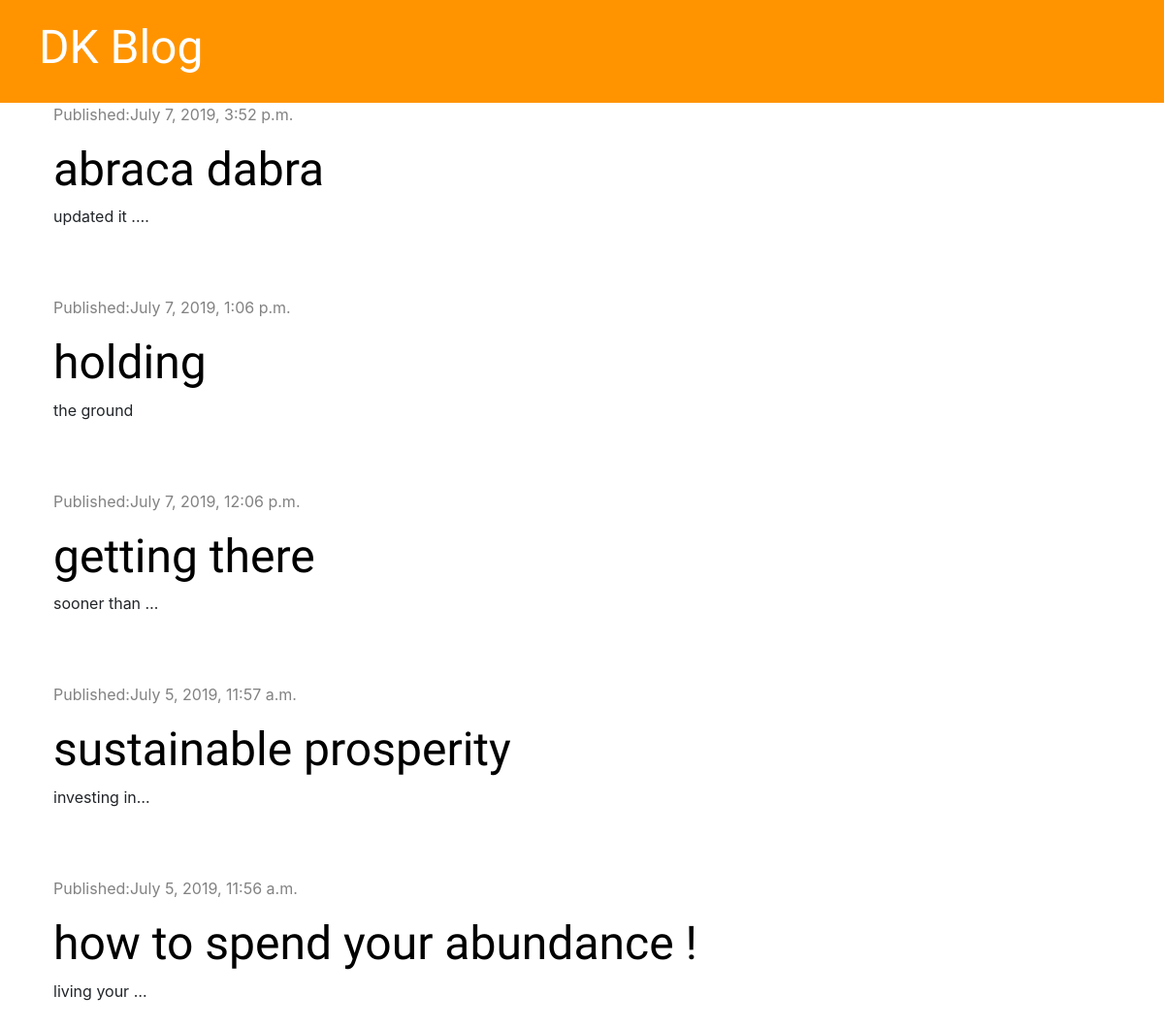
Before: / with the older database file.
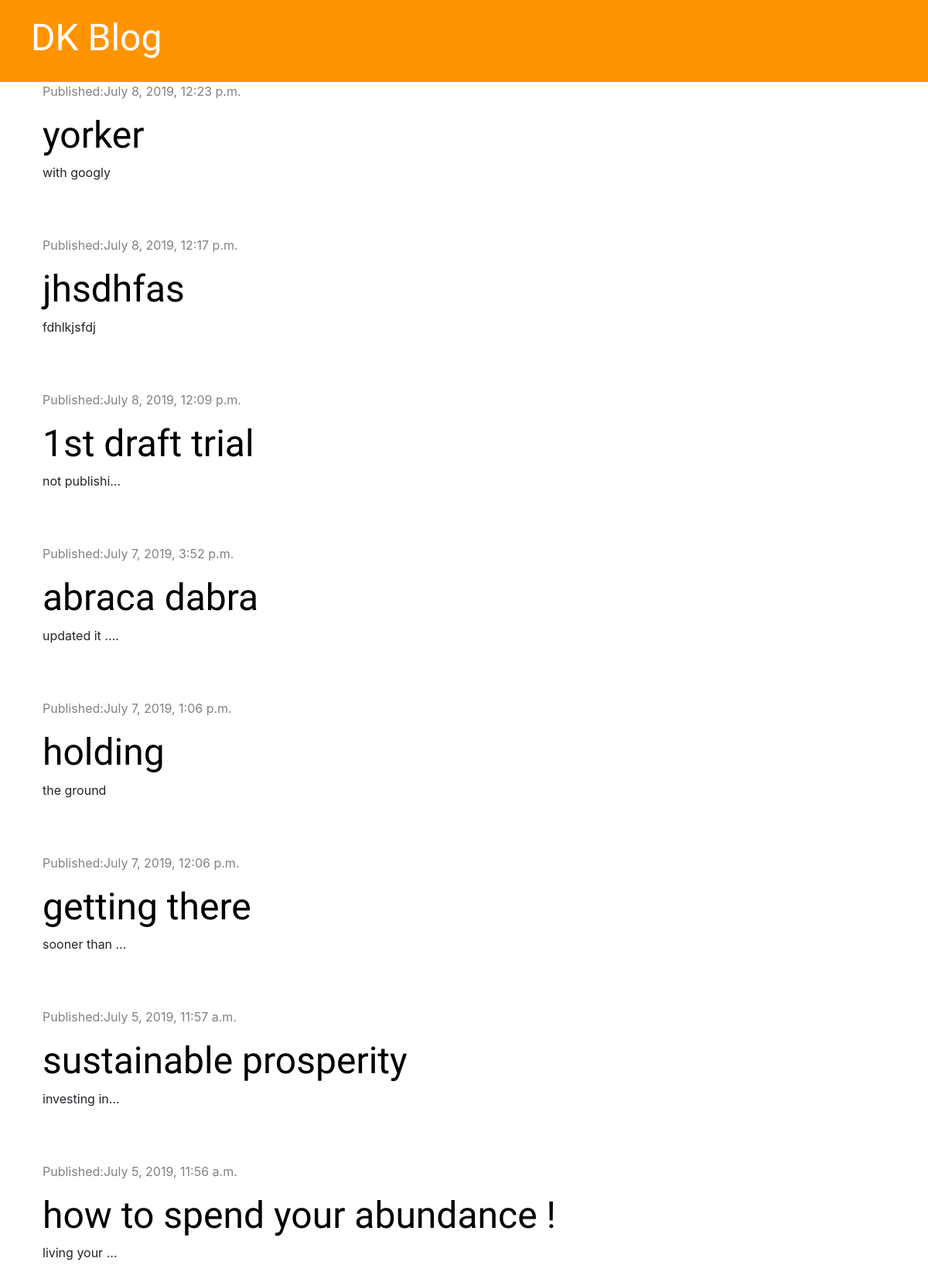
After: the same page with the newer database file.
### blog/models.py (models this page shows, shortened)
class Post(models.Model):
    author = models.ForeignKey('auth.User' , on_delete=models.CASCADE)
    title = models.CharField(max_length=200)
    text = models.TextField()
    created_date = models.DateTimeField(default=timezone.now)
    published_date = models.DateTimeField(blank=True, null=True)

### blog/views.py (the view)
# urls.py: path('', views.post_list, name='post_list'),
def post_list(request):
    posts = Post.objects.filter(published_date__lte=timezone.now()).order_by('-published_date')
    stuff_for_frontend = {'posts': posts}
    return render(request, 'blog/post_list.html', stuff_for_frontend)

### blog/templates/blog/post_list.html
{% extends 'blog/base.html'%}
{% block content%}
{% for post in posts %}
<div class="post">
    <div class="date">
        <p>Published:{{post.published_date}}</p>
    </div>
    <h1><a href="{% url 'post_detail' pk=post.pk %}">{{post.title}}</a></h1>
    <p>{{post.text|truncatechars:13|linebreaksbr}}</p>
</div>
{% endfor %}
{% endblock %}

### blog/templates/blog/base.html (shortened to what this page needs)
{% load staticfiles %}
<!DOCTYPE html>
<html lang="en">
<head>
    <link href="https://stackpath.bootstrapcdn.com/bootstrap/4.3.1/css/bootstrap.min.css" rel="stylesheet">
    <link rel="stylesheet" href="{% static 'css/blog.css'%}">
</head>
<body>
<div class="page-header">
    <h1><a href="/">DK Blog</a></h1>
</div>
<div class="content container">
    <div class="row">
        <div class="col-md-8">
            {% block content %}
            {% endblock %}
        </div>
    </div>
</div>
</body>
</html>

### blog/static/css/blog.css (style rules this page uses)
.page-header { background-color: #ff9400; margin-top: 0; padding: 20px 20px 20px 40px; }
.page-header h1 a { color: white; font-size:36pt; text-decoration:none; }
h1,h2,h3,h4 { font-family: 'Tangerine', 'Inconsolata', 'Droid Sans', serif; font-size:48px; }
.content { margin-left:40px; }
.date { color: #828282; }
.post { margin-bottom: 70px; }
.post h1 a { color: #000000; }

Changed rows visible on the page:
added Post: published_date "July 8, 2019, 12:23 p.m.", title "yorker", text "with googly"
added Post: published_date "July 8, 2019, 12:17 p.m.", title "jhsdhfas", text "fdhlkjsfdj"
added Post: published_date "July 8, 2019, 12:09 p.m.", title "1st draft trial", text "not publishi…"
